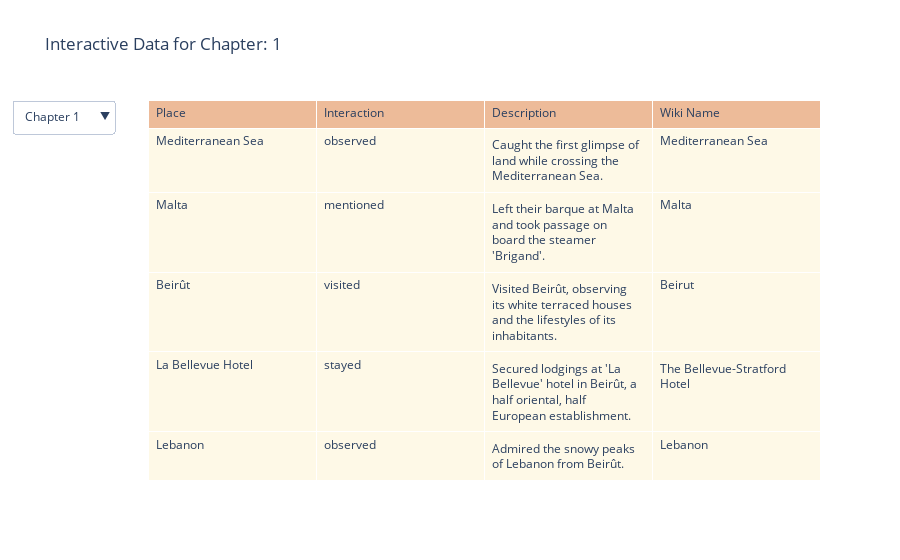

Source (notebook cell):
### Code cell
import pandas as pd
import plotly.graph_objs as go

# Replace 'your_file.xlsx' with the path to your Excel file
file_path = 'Data/final.xlsx'

# Read the Excel file
df = pd.read_excel(file_path)

# Assuming 'chapter' is a categorical column you want to filter by
chapters = df['Chapter'].unique()

# Function to create table data for a selected chapter
def create_table_data(chapter):
    filtered_df = df[df['Chapter'] == chapter]
    return [go.Table(
        header=dict(
            values=['Place', 'Interaction', 'Description', 'Wiki Name'],
            fill_color='#EDBB99',
            align='left'
        ),
        cells=dict(
            values=[
                filtered_df.Place, 
                filtered_df.interaction, 
                filtered_df.description, 
                filtered_df['Wiki Name']
            ],
            fill_color='#FEF9E7',
            align='left'
        )
    )]

# Initial table with the first chapter's data
fig = go.Figure(data=create_table_data(chapters[0]))

# Update the layout to add a dropdown menu
fig.update_layout(
    title=f'Interactive Data for Chapter: {chapters[0]}',
    updatemenus=[
        {
            'buttons': [
                {
                    'label': f"Chapter {ch}",
                    'method': 'restyle',
                    'args': [
                        {
                            'cells': {
                                'values': [
                                    df[df['Chapter'] == ch]['Place'], 
                                    df[df['Chapter'] == ch]['interaction'], 
                                    df[df['Chapter'] == ch]['description'],
                                    df[df['Chapter'] == ch]['Wiki Name']
                                ]
                            },
                            'title': f'Interactive Data for Chapter: {ch}'
                        }
                    ]
                } for ch in chapters
            ],
            'direction': 'down',
            'showactive': True,
        }
    ]
)

fig.show()
# Save the figure as an HTML file
html_file_path = 'interactive_table_fin.html'
fig.write_html(html_file_path)

print(f"HTML file saved: {html_file_path}")

### Figure 1 — Plotly figure (JSON) as saved in the notebook; plotly's stock layout.template omitted (floating-point values rounded to 4 significant figures)
{"data": [{"cells": {"align": "left", "fill": {"color": "#FEF9E7"}, "values": [["Mediterranean Sea", "Malta", "Beirût", "La Bellevue Hotel", "Lebanon", "Roman Mansion", "Jerusalem"], ["observed", "mentioned", "visited", "stayed", "observed", "visited", "mentioned"], ["Caught the first glimpse of land while crossing the Mediterranean Sea.", "Left their barque at Malta and took passage on board the steamer 'Brigand'.", "Visited Beirût, observing its white terraced houses and the lifestyles of its inhabitants.", "Secured lodgings at 'La Bellevue' hotel in Beirût, a half oriental, half European establishment.", "Admired the snowy peaks of Lebanon from Beirût.", "Walked on the floor of an old Roman mansion in Beirût, reflecting on its history.", "Preparations and anticipation for the journey towards Jerusalem."], ["Mediterranean Sea", "Malta", "Beirut", "The Bellevue-Stratford Hotel", "Lebanon", "Mansion", "Jerusalem"]]}, "header": {"align": "left", "fill": {"color": "#EDBB99"}, "values": ["Place", "Interaction", "Description", "Wiki Name"]}, "type": "table"}], "layout": {"title": {"text": "Interactive Data for Chapter: 1"}, "updatemenus": [{"buttons": [{"args": [{"cells": {"values": [["Mediterranean Sea", "Malta", "Beirût", "La Bellevue Hotel", "Lebanon", "Roman Mansion", "Jerusalem"], ["observed", "mentioned", "visited", "stayed", "observed", "visited", "mentioned"], ["Caught the first glimpse of land while crossing the Mediterranean Sea.", "Left their barque at Malta and took passage on board the steamer 'Brigand'.", "Visited Beirût, observing its white terraced houses and the lifestyles of its inhabitants.", "Secured lodgings at 'La Bellevue' hotel in Beirût, a half oriental, half European establishment.", "Admired the snowy peaks of Lebanon from Beirût.", "Walked on the floor of an old Roman mansion in Beirût, reflecting on its history.", "Preparations and anticipation for the journey towards Jerusalem."], ["Mediterranean Sea", "Malta", "Beirut", "The Bellevue-Stratford Hotel", "Lebanon", "Mansion", "Jerusalem"]]}, "title": "Interactive Data for Chapter: 1"}], "label": "Chapter 1", "method": "restyle"}, {"args": [{"cells": {"values": [["Beirut", "Roadside khan", "Nebi-Yunas khan", "Sidon", "Tyre", "St. Jean d'Acre", "Plain of Esdraelon", "Mount Carmel", "Ahtlit", "Tantura", "Cæsarea", "Valley of Sharon", "Jaffa", "Ramleh", "Lydda", "Jerusalem"], ["mentioned", "stayed", "stayed", "visited", "visited", "passed", "passed", "visited", "passed", "stayed", "visited", "passed", "stayed", "visited", "passed", "visited"], ["The journey starts from Beirut, setting the beginning of the travel.", "Stopped for lunch at a roadside khan, experiencing poor shelter in the rain.", "Spent a night at the Nebi-Yunas khan, encountering basic and uncomfortable accommodations.", "Visited the city of Sidon, observing its decline and ruins.", "Reached Tyre, observing the city's desolation and fishermen's nets.", "Passed by St. Jean d'Acre, briefly noting its walls and ruins.", "Traversed the Plain of Esdraelon, noted for its historical battles.", "Climbed Mount Carmel on foot, visiting the Convent of Elijah.", "Passed the ruins of Ahtlit, experiencing a challenging ride.", "Spent a night in Tantura, enduring uncomfortable conditions with animals and insects.", "Visited Cæsarea, observing its ruins and recalling historical events.", "Passed through the Valley of Sharon, admired its floral beauty.", "Stayed in Jaffa, visiting historical sites and experiencing the town.", "Visited Ramleh, staying at a convent and exploring the area.", "Passed by the site of the ancient city Lydda.", "Arrived in Jerusalem, exploring its significant religious and historical sites."], ["Beirut", "Roadside Romeo", "Stalemate in Southern Palestine", null, "Tire", "Acre, Israel", "Jezreel Valley", "Mount Carmel", null, "Tanpura", "Julius Caesar", null, "Jaffe", null, null, "Jerusalem"]]}, "title": "Interactive Data for Chapter: 2"}], "label": "Chapter 2", "method": "restyle"}, {"args": [{"cells": {"values": [["Jerusalem", "Bethlehem", "Bethany", "Gethsemane", "Calvary", "Mount Olivet", "Zion", "Akra", "Bezetha", "Moriah", "Damascus Gate", "St. Stephen's Gate", "Church of Ascension", "Golden Gate", "Zion Gate", "Jaffa Gate", "Mugrabin Gate", "Virgin's Fount", "Pool of Siloam", "Well of Nehemiah Yuab", "Fortress of David", "Church of Yacobeiah", "Church of St. James", "Armenian Patriarch's palace", "Tomb of David", "Via Dolorosa", "Pool of Bethesda", "Church of St. Anne", "Governor of Jerusalem's residence", "Church of the Holy Sepulchre", "Church of Flagellation", "King Baldwin's Bath"], ["visited", "mentioned", "mentioned", "mentioned", "mentioned", "mentioned", "observed", "observed", "observed", "observed", "visited", "visited", "observed", "observed", "visited", "visited", "mentioned", "mentioned", "mentioned", "mentioned", "visited", "visited", "visited", "passed", "visited", "visited", "observed", "observed", "visited", "visited", "passed", "observed"], ["Visited and explored various localities in and around Jerusalem.", "Plans to visit Bethlehem and reflect on the birth of Christ.", "Intends to visit Bethany and read about the resurrection of Lazarus.", "Looks forward to visiting Gethsemane to contemplate Christ's agony.", "Aims to visit Calvary and reflect on the story of Christ's death.", "Anticipates visiting Mount Olivet to consider Christ's ascension.", "Observed the hill of Zion, a significant location in Jerusalem.", "Noted the hill of Akra while exploring Jerusalem.", "Bezetha, one of the hills on which Jerusalem is situated, was observed.", "Observed Moriah, another hill forming part of Jerusalem's landscape.", "Visited the Damascus Gate, located midway along the northern wall of Jerusalem.", "Visited St. Stephen's Gate, facing Mount Olivet.", "Observed the Church of Ascension while near St. Stephen's Gate.", "Observed the now closed Golden Gate of the Temple wall.", "Visited Zion Gate, located near the southern part of Jerusalem.", "Visited Jaffa Gate, situated near the west of Jerusalem.", "Mentioned the Mugrabin Gate in the context of the city's water supply.", "Mentioned Virgin's Fount in relation to Jerusalem's water sources.", "Referred to the Pool of Siloam as part of Jerusalem's water infrastructure.", "Mentioned the Well of Nehemiah Yuab (En-rogel) in the context of water access.", "Visited the Fortress of David, including the Tower of Hippicus.", "Visited the ruins of the Church of Yacobeiah, a relic of the crusaders.", "Visited the Church of St. James, related to the beheading of Apostle James.", "Passed the palace of the Armenian Patriarch.", "Visited the Tomb of David and associated religious sites.", "Walked along the Via Dolorosa, reflecting on Christ's journey to crucifixion.", "Observed the site thought to be the Pool of Bethesda.", "Observed the Church of St. Anne, believed to be the birthplace of the Virgin Mary.", "Visited the residence of the Governor of Jerusalem, site of the Fortress of Antonia.", "Visited the Church of the Holy Sepulchre, a key religious site.", "Passed by the Church of Flagellation.", "Observed King Baldwin's Bath, a preserved historical building."], ["Jerusalem", "Bethlehem", "Bethany", "Gethsemane", "Calgary", "Mount of Olives", null, "Akram", "Bezetha", null, "Damascus Gate", "Saint Stephen", null, null, "Zion Gate", "Jaffa Gate", "Gihon Spring", "Gihon Spring", "Pool of Siloam", null, "Boeing B-17 Flying Fortress", null, null, "Sis (ancient city)", "David's Tomb", "Via Dolorosa", "Pool of Bethesda", "Church of St. Anne, Vilnius", "Official residence", "Church of the Holy Sepulchre", "Church of the Flagellation", "Roman Baths (Bath)"]]}, "title": "Interactive Data for Chapter: 3"}], "label": "Chapter 3", "method": "restyle"}, {"args": [{"cells": {"values": [["Jaffa Gate", "Convent of the Cross", "Upper Pool of Gihon", "Charnel House of the Lion", "Grotto of Jeremiah", "Valley of Jehosaphat", "Pool of Siloam", "Virgin's Fount", "King's Gardens", "Well of Joab", "Hill of Scandal", "Garden of Gethsemane", "Church of the Virgin Mary", "Tombs of the Kings", "Damascus Gate", "Cave of Jeremiah"], ["exited", "passed", "observed", "observed", "mentioned", "passed", "visited", "observed", "passed", "visited", "passed", "observed", "visited", "visited", "approached", "visited"], ["Exited the city of Jerusalem through Jaffa Gate, bustling with soldiers, Fellahin, and caravans.", "Passed by the road leading to the Convent of the Cross.", "Observed the Upper Pool of Gihon, a popular bathing place for city residents.", "Noted the nearby vaults of the 'Charnel House of the Lion', filled with human skulls.", "Mentioned the Grotto of Jeremiah near the Damascus Gate.", "Passed through the Valley of Jehosaphat, observing the surroundings.", "Visited the Pool of Siloam, known for its five venerated columns.", "Observed women descending into the Virgin's Fount to collect water.", "Passed by the King's Gardens, noted for lush foliage and fruit groves.", "Visited the Well of Joab, a source of water in the confluence of valleys.", "Passed the western slope of the Hill of Scandal.", "Observed the Garden of Gethsemane from a distance.", "Visited the subterranean Church of the Virgin Mary, adorned with lamps and flowers.", "Visited the Tombs of the Kings, noted for its elaborately carved entrance and sarcophagi.", "Approached the city again, coming close to the Damascus Gate.", "Visited the Cave of Jeremiah, believed to be the retreat of the prophet."], ["Jaffa Gate", "Magellan's Cross Pavilion", "Pool of Siloam", "Charnel ground", "Church of St. John, Cratloe", "Valley of Josaphat", "Pool of Siloam", "Gihon Spring", null, "Books of Samuel", "Teapot Dome scandal", "Gethsemane", null, "Tombs of the Kings (Paphos)", "Damascus Gate", "David Jeremiah"]]}, "title": "Interactive Data for Chapter: 4"}], "label": "Chapter 4", "method": "restyle"}, {"args": [{"cells": {"values": [["Gethsemane", "Mount Olivet", "Church of Ascension", "Bethany", "Chapel of the Prediction", "Jerusalem"], ["visited", "visited", "visited", "visited", "observed", "visited"], ["Visited the garden of Gethsemane, now a flower garden with ancient olive trees.", "Ascended Mount Olivet, observing the Church of Ascension and the surrounding village.", "Visited the Church of Ascension, observing the foot and staff imprint in solid rock.", "Traveled to Bethany, visiting the cave identified as the tomb of Lazarus.", "Observed the Chapel of the Prediction, built on the rock where Christ lamented over Jerusalem.", "Visited Jerusalem, reflecting on its history and current state."], ["Gethsemane", "Mount of Olives", null, "Bethany", "List of dates predicted for apocalyptic events", "Jerusalem"]]}, "title": "Interactive Data for Chapter: 5"}], "label": "Chapter 5", "method": "restyle"}, {"args": [{"cells": {"values": [["Mount Olivet", "Village at the top of the mountain", "Well near the village", "Pathway from the city to Jordan"], ["stayed", "visited", "observed", "visited"], ["Stayed at a summer residence on Mount Olivet, overlooking the Kedron, surrounded by hills abundant in grapes, pomegranates, almonds, apricots, and figs.", "Visited the village for the reception of the Pacha and his Hareem, and engaged in exchanges with the local villagers.", "Observed village maidens at the well near the camping ground, reflecting on the traditional role of women in water collection.", "Visited and reflected upon the historical significance of the pathway leading from the city to Jordan, by way of Bahurim."], ["Mount of Olives", "Mountain Top, Pennsylvania", null, null]]}, "title": "Interactive Data for Chapter: 6"}], "label": "Chapter 6", "method": "restyle"}, {"args": [{"cells": {"values": [["Valley of Jehosaphat", "Mount Olivet", "Bethany", "Apostles' Fountain", "Wilderness of Judea", "Mount Quarantina", "Dead Sea", "Jericho", "Fountain of Elisha", "Jordan River", "Mount Zion"], ["passed", "passed", "passed", "passed", "observed", "observed", "visited", "stayed", "visited", "visited", "stayed"], ["Passed through the Valley of Jehosaphat.", "Passed Mount Olivet.", "Passed by the now palmless Bethany.", "Passed the Apostles' Fountain.", "Observed the Wilderness of Judea.", "Observed Mount Quarantina.", "Visited the Dead Sea, experiencing its unique properties.", "Stayed the night in Jericho.", "Visited the Fountain of Elisha.", "Visited the Jordan River, at the traditional baptism site of Christ.", "Returned to residence on Mount Zion."], ["Valley of Josaphat", "Mount of Olives", "Bethany", "Paul the Apostle", "Mattathias", "Mount of Temptation", null, "Jericho", null, "Jordan River", "Mount Zion"]]}, "title": "Interactive Data for Chapter: 7"}], "label": "Chapter 7", "method": "restyle"}, {"args": [{"cells": {"values": [["Road from Jerusalem to Bethlehem", "Bethlehem", "Church and Monastery covering the Cave of the Nativity", "Cave of the Nativity", "Schoolroom of Miss Williams", "Jerome's Cave", "Joseph's House", "The Manger", "Church of St. Helena", "Grotto of the Nativity"], ["passed", "visited", "visited", "visited", "visited", "visited", "visited", "visited", "stayed", "visited"], ["Passed through the rough and stony road from Jerusalem to Bethlehem, with a mention of the Plain of Rephaim.", "Visited Bethlehem, described as standing on a hill and having a fine appearance from a distance.", "Visited the Church and Monastery covering the Cave of the Nativity, noted for its imposing appearance and elegant Corinthian pillars.", "Visited the Cave of the Nativity, described as being lighted by lamps and containing a silver star marking the birthplace of Jesus.", "Visited the schoolroom of Miss Williams, engaged in teaching Arab children.", "Visited the site of Jerome's Cave.", "Visited the site reputed to be Joseph's House.", "Visited the site known as 'The Manger'.", "Stayed at the Church of St. Helena after being expelled from the Church of the Nativity.", "Visited the Grotto of the Nativity."], ["Bethlehem", "Bethlehem", "Church of the Nativity", "Church of the Nativity", null, "Church of the Nativity", "Joseph (Genesis)", "Management", "Jamestown, Saint Helena", "Church of the Nativity"]]}, "title": "Interactive Data for Chapter: 8"}], "label": "Chapter 8", "method": "restyle"}, {"args": [{"cells": {"values": [["Mount Olivet", "Church of Ascension", "Wady Farah", "Valley of Delight", "Enon near to Salim", "Liftah (Nephtoah)", "Jerusalem"], ["passed", "observed", "visited", "visited", "mentioned", "visited", "stayed"], ["Passed by Mount Olivet while traveling to Wady Farah.", "Observed the Church of Ascension while passing by on the journey.", "Visited Wady Farah, described as a lovely spot near the Holy City.", "Visited the Valley of Delight, encountering peaceful nature and historical ruins.", "Mentioned as a possible identification for Wady Farah, due to its biblical significance.", "Visited Liftah, identified as Nephtoah in the Bible, and noted for its fountain.", "Stayed in Jerusalem, as it was the central location for the excursions."], ["Mount of Olives", null, "Fara, Safad", "Valley of Heart's Delight", "New Testament places associated with Jesus", null, "Jerusalem"]]}, "title": "Interactive Data for Chapter: 9"}], "label": "Chapter 9", "method": "restyle"}, {"args": [{"cells": {"values": [["Mosque of Omar", "Temple enclosure", "Church of St. Anne", "Golden Gate", "Mosque of Aksa", "Sedna Esa", "Cave of the Sakhrah", "Solomon's Temple"], ["visited", "visited", "observed", "mentioned", "visited", "mentioned", "visited", "mentioned"], ["Visited and was delighted by the Mosque of Omar, surprised by the invitation from Turkish friends.", "Visited the Temple enclosure, feeling a sense of privilege walking on its hallowed ground.", "Observed the view of the Haram es-Sherif from the Church of St. Anne.", "Mentioned the presence of many women around the Golden Gate during the visit to the enclosure.", "Visited the Mosque of Aksa, noting its intricate design and the differentiation in worship areas for men and women.", "Mentioned Sedna Esa, the reputed cradle of Jesus, but found it closed during the visit.", "Visited the Cave of the Sakhrah, located beneath the Mosque of Omar, noting its religious significance.", "Mentioned the site believed to be Solomon's Temple, imagining its historical and religious significance."], ["Mosque of Omar", "Serapeum of Saqqara", "Church of St. Anne, Vilnius", null, "Al-Aqsa", "90377 Sedna", "Well of Souls", "Solomon's Temple"]]}, "title": "Interactive Data for Chapter: 10"}], "label": "Chapter 10", "method": "restyle"}, {"args": [{"cells": {"values": [["Parley Room", "Tomb of David", "Turfendah's Home", "Mosque of Omar", "Zion Gate", "Coenaculum", "Keeper's Hareem", "Author's Home"], ["stayed", "visited", "visited", "mentioned", "observed", "observed", "visited", "stayed"], ["The author was called to the parley room early one morning during the feast of Rhamadan.", "The author planned and eventually visited the Tomb of David.", "Visited Turfendah's home to select clothes for a disguise.", "The author recalls a previous adventure at the Mosque of Omar.", "Passed by the Zion Gate en route to the Tomb of David.", "Noted the Coenaculum while visiting the Tomb of David.", "Was invited to see the keeper's hareem during the visit to the Tomb of David.", "The author returned home after the visit, feeling relieved to be out of danger and disguise."], ["Parley Baer", "David's Tomb", null, "Mosque of Omar", "Zion Gate", "Coenaculum", "Muhteşem Yüzyıl", "Writer's home"]]}, "title": "Interactive Data for Chapter: 11"}], "label": "Chapter 11", "method": "restyle"}, {"args": [{"cells": {"values": [["Jerusalem", "House of Bash Catib", "Neby Daûd", "Jewish quarter"], ["stayed", "visited", "visited", "passed by"], ["Stayed in Jerusalem, where the wedding of Effendi Moosa and Dahudeiah was a topic of conversation.", "Visited the house of Bash Catib for the wedding celebration.", "Visited Neby Daûd, the residence of the bride, to participate in the wedding procession.", "Passed through the dark alleys of the Jewish quarter during the wedding procession."], ["Jerusalem", null, "Prophets and messengers in Islam", "Jewish Quarter (Jerusalem)"]]}, "title": "Interactive Data for Chapter: 12"}], "label": "Chapter 12", "method": "restyle"}, {"args": [{"cells": {"values": [["Damascus", "Jerusalem", "bazaars of Jerusalem", "Wady el Wer", "Bethlehem", "Church of the Holy Sepulchre"], ["mentioned", "visited", "visited", "mentioned", "mentioned", "mentioned"], ["Referred to as a beautiful city with incomparable bazaars, but distinct from Jerusalem.", "Visited for shopping in its bazaars, exploring its streets and observing its unique atmosphere.", "Visited the bazaars of Jerusalem, noting their variety of costumes and diverse crowd.", "Mentioned as the source of roses used for making rose water sold in the bazaars.", "Referenced in relation to pearl trinkets made by Bethlehemites, sold in Jerusalem bazaars.", "Mentioned in relation to trinkets sold in the bazaars that imitate the church's design."], ["Damascus", "Jerusalem", "Bazaar", null, "Bethlehem", "Church of the Holy Sepulchre"]]}, "title": "Interactive Data for Chapter: 13"}], "label": "Chapter 13", "method": "restyle"}, {"args": [{"cells": {"values": [["Bazaar", "Home of Turfendah and friends", "Bathing Establishment", "Dressing-room in Bathing Establishment"], ["passed", "stayed", "visited", "stayed"], ["Escaped the noisy bazaar in the city.", "Dinner and preparations for the bath were done at the home of Turfendah and her friends.", "Visited one of the finest bathing establishments in the city for an afternoon bath.", "Used the dressing-room in the bathing establishment for changing and resting."], ["Bazaar", null, "Bathing", "Changing room"]]}, "title": "Interactive Data for Chapter: 14"}], "label": "Chapter 14", "method": "restyle"}, {"args": [{"cells": {"values": [["Private house in the Jewish quarter", "Hackmè or dispensary", "House's kitchen", "House's upper court", "Housetop terrace", "Valley of the Tyropoon", "Mount Olivet", "Temple enclosure", "Mugrabin quarter", "Mount Zion", "Council Chamber or Sanhedrim", "Cheesemongers' Valley"], ["stayed", "visited", "observed", "visited", "visited", "observed", "observed", "observed", "observed", "observed", "visited", "observed"], ["Stayed in a private house situated in the Jewish quarter, featuring a large stone-paved court and various rooms.", "Visited the hackmè or dispensary, which opens on one side of the square court of the house.", "Observed the unique kitchen of the house, featuring Arab copper kettles and a stone fireplace.", "Visited the small upper court of the house, leading to a chamber and dining room.", "Visited the housetop terrace of the house, enclosed by a five-foot-high wall.", "Observed the Valley of the Tyropoon from a high vantage point in the house.", "Observed Mount Olivet from the house, located opposite to it.", "Observed the Temple enclosure from a distance, visible from the house.", "Observed the Mugrabin quarter in the valley, visible from the house.", "Observed Mount Zion, noted for its picturesque and dilapidated buildings.", "Visited the Council Chamber, or Sanhedrim, identified as the Mechemeh or Congressional Hall of Jerusalem.", "Observed the Cheesemongers' Valley, also known as the Tyropoon Valley, from a distance."], ["Jewish Quarter (Jerusalem)", null, "Kitchen", "Umeå", "Anjunabeats Volume 7", null, "Mount of Olives", "Serapeum of Saqqara", null, "Mount Zion", "List of North American fraternal orders", "Mount Zion"]]}, "title": "Interactive Data for Chapter: 16"}], "label": "Chapter 16", "method": "restyle"}, {"args": [{"cells": {"values": [["Mount Zion", "Church of the Holy Sepulchre", "Temple Walls", "Tomb of Rachel", "Ephrath (Ephratah)", "Bethlehem", "Synagogues in Jerusalem"], ["mentioned", "mentioned", "visited", "observed", "mentioned", "mentioned", "visited"], ["Mentioned as a place of significance and attachment for the Jewish people living in Jerusalem.", "Mentioned as a place where Jews are not allowed to enter.", "Visited for devotional purposes, particularly on Fridays, where Jews lament the destruction of their Temple.", "Observed as a venerated site near Bethlehem, important in Jewish tradition.", "Mentioned in relation to the Tomb of Rachel, as a nearby location.", "Mentioned in the context of the Tomb of Rachel and its proximity.", "Visited by the author, observing the conduct of worship and rituals."], ["Mount Zion", "Church of the Holy Sepulchre", "Kailasanathar Temple, Kanchipuram", "Rachel's Tomb", "Ephrath", "Bethlehem", "Synagogues of Jerusalem"]]}, "title": "Interactive Data for Chapter: 18"}], "label": "Chapter 18", "method": "restyle"}, {"args": [{"cells": {"values": [["Church of the Holy Sepulchre", "Stone of Unction", "Scene of the Crucifixion", "Chapel of the Holy Cross", "Tomb of Joseph of Arimathea", "Subterranean part of the Church", "Church of the Nativity"], ["visited", "observed", "visited", "visited", "observed", "visited", "mentioned"], ["Visited the Church of the Holy Sepulchre, observing its interior and the activities of pilgrims.", "Observed the Stone of Unction, believed to be where Christ was anointed.", "Visited the site within the church marking the scene of the Crucifixion.", "Entered the chapel where the cross was found, associated with Empress Helena.", "Observed the Tomb of Joseph of Arimathea, among other sites in the church.", "Explored the subterranean parts of the Church of the Holy Sepulchre.", "Mentioned in context of the Bethlehemites seeking holy fire for this church."], ["Church of the Holy Sepulchre", "The Entombment of Christ (Caravaggio)", "Crucifixion of Jesus", "Chapel of the Holy Cross (Sedona, Arizona)", "Joseph of Arimathea", "Monolithic church", "Church of the Nativity"]]}, "title": "Interactive Data for Chapter: 19"}], "label": "Chapter 19", "method": "restyle"}, {"args": [{"cells": {"values": [["Jerusalem", "Bethlehem", "Gardens of Solomon", "Mount Olivet", "Syria"], ["observed", "mentioned", "mentioned", "observed", "visited"], ["Observed the mild winters and enjoyed summer breezes in Jerusalem, noting its diverse climate.", "Mentioned Bethlehem in the context of the Gardens of Solomon.", "Referred to the Gardens of Solomon near Bethlehem, famous for its varied and luscious fruits.", "Observed Mount Olivet, noting its plantation of olive, fig, pomegranate, mulberry, and almond trees.", "Visited different parts of Syria, experiencing its abundant fruits and vegetation."], ["Jerusalem", "Bethlehem", "Solomons cockatoo", "Mount of Olives", "Serbia"]]}, "title": "Interactive Data for Chapter: 20"}], "label": "Chapter 20", "method": "restyle"}], "direction": "down", "showactive": true}]}}
